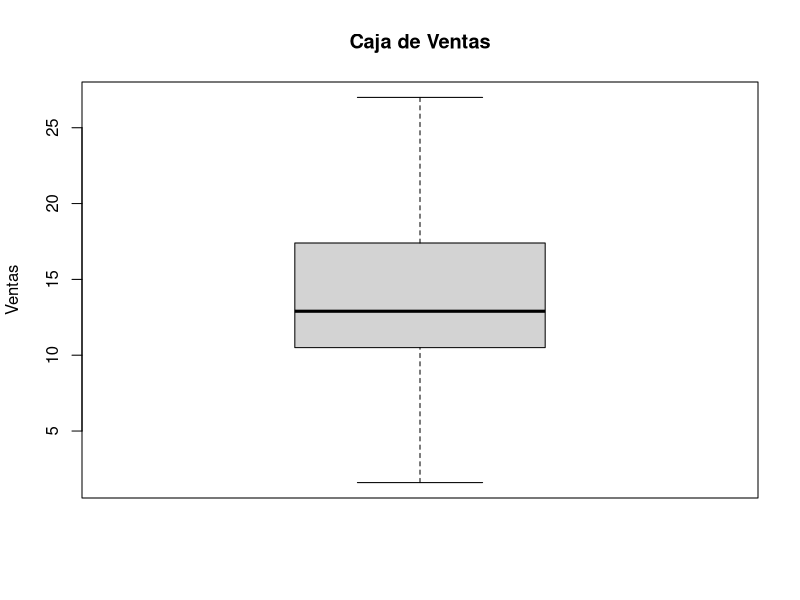

Generate this figure with R: (Note: this script raises an error after producing the figure.)
# Proyecto Final.
# Estudiantes:
# Miguel Colorado 14-10237
# Jose Barrera    15-10123
# Carlos Sivira   15-11377

####################################################################
#Cargando el archivo del proyecto
sales_pre = read.table("datosproy.txt", header = TRUE)
####################################################################
#Limpiando la data
sales = sales_pre[-c(23,67,122),]
####################################################################
#Pregunta 1
sales
summary(sales)

(149 + 30.5 + 23.3 + 467.6 + 1499.7)

((149 *100) / 2170.1)
((30.5 *100) / 2170.1)
((23.3 *100) / 2170.1)
((47.6 *100) / 2170.1)
((1499.7 *100) / 2170.1)

(((149 *100) / 2170.1) + 
                ((30.5 *100) / 2170.1) + 
                ((23.3 *100) / 2170.1) + 
                ((47.6 *100) / 2170.1) + 
                ((1499.7 *100) / 2170.1))

# Ventas
ventas = sales$ventas
summary(ventas)
sd(ventas)
boxplot(ventas,main="Caja de Ventas",ylab="Ventas")

# Facebook
facebook = sales$facebook
summary(facebook)
sd(facebook)    
boxplot(facebook,main="Caja de Facebook",ylab="Facebook")

# Periodico
periodico = sales$periodico
summary(periodico)
sd(periodico)
boxplot(periodico,main="Caja de Periodico",ylab="Periodico")

# Instagram
instagram = sales$instagram
summary(instagram)
sd(instagram)
boxplot(instagram,main="Caja de Instagram",ylab="Instagram")

# Tv
tv = sales$tv
summary(tv)
sd(tv)
boxplot(tv,main="Caja de Tv",ylab="Tv")

# Ebay
ebay = sales$ebay
summary(ebay)
sd(ebay)
boxplot(ebay,main="Caja de Ebay",ylab="Ebay")

# Region
Region = sales$Region
summary(Region)
sd(Region)
boxplot(Region,main="Caja de Region",ylab="Region")

#Desviaciones estandar
sd = c(sd(ventas), sd(facebook), sd(periodico), sd(instagram), sd(tv), sd(ebay), sd(Region));
sd
#Medias
mn = c(mean(ventas), mean(facebook), mean(periodico), mean(instagram), mean(tv), mean(ebay), mean(Region));
mn
#Coeficientes de variacion
cof = sd / mn
cof

s = summary(sales)
#Se calcula la desviacion estandar para cada una de las variables
sd = c(format(round(sd(E6), 2), nsmall = 2),
       format(round(sd(E5), 2), nsmall = 2),
       format(round(sd(E4), 2), nsmall = 2),
       format(round(sd(E3), 2), nsmall = 2),
       format(round(sd(E2), 2), nsmall = 2),
       format(round(sd(E1), 2), nsmall = 2),
       format(round(sd(Y), 2), nsmall = 2))
#Se genera la matris que contiene el resultado de summary y la desviacion estandar
matrix = rbind(s,sd)

fac = c(replicate(197,"v"), 
        replicate(197,"f"), 
        replicate(197,"p"), 
        replicate(197,"i"), 
        replicate(197,"t"), 
        replicate(197,"e"), 
        replicate(197,"r"))
#Generacion del factor para la grafica
fact = factor(fac)
dat = c(ventas, facebook, periodico, instagram, tv, ebay, Region)

#Es generada la grafica de todas las variables
#grid(nx=10, ny=NA)
#par(new=TRUE)
boxplot(dat~fact,main="Caja de calificaciones",ylab="Resultados", xlab = "Examenes")

# Histogramas
hist(ventas,main="Histograma de Ventas",ylab="Frecuencia",xlab="Ventas")
hist(facebook,main="Histograma de Facebook",ylab="Frecuencia",xlab="Facebook")
hist(periodico,main="Histograma de Periodico",ylab="Frecuencia",xlab="Periodico")
hist(instagram,main="Histograma de Instagram",ylab="Frecuencia",xlab="Instagram")
hist(tv,main="Histograma de Tv",ylab="Frecuencia",xlab="Tv")
hist(ebay,main="Histograma de Ebay",ylab="Frecuencia",xlab="Ebay")
hist(Region,main="Histograma de Region",ylab="Frecuencia",xlab="Region")

# Matriz de Correlacion
variables_cuant = sales[1:7]
sales.cor = cor(variables_cuant)
corrplot(datos.cor)

####################################################################
#Pregunta 2

#Calculo del intervalo de confianza para la media de ventas en la region 1
sales_per_region = sales$ventas[sales$Region == 1]
t.test(sales_per_region, conf.level = 0.95)$conf.int

#Calculo del intervalo de confianza para la media de ventas en la region 2
sales_per_region = sales$ventas[sales$Region == 2]
t.test(sales_per_region, conf.level = 0.95)$conf.int

#Calculo del intervalo de confianza para la media de ventas en la region 3
sales_per_region = sales$ventas[sales$Region == 3]
t.test(sales_per_region, conf.level = 0.95)$conf.int

#Calculo del intervalo de confianza para la media de ventas en la region 4
sales_per_region = sales$ventas[sales$Region == 4]
t.test(sales_per_region, conf.level = 0.95)$conf.int

####################################################################
#Pregunta 3
# Encuentre el modelo de regresion simple que mejor se ajuste a
# los datos; realice las pruebas estadisticas que considere conveniente
# para justificar su respuesta, incluyendo un analisis de residuales.

#Facebook
ml1 = lm(sales$ventas ~ sales$facebook)
plot(sales$facebook, sales$ventas, main = "Ventas en función de la publicidad en Facebook", xlab = "Publicidad en Facebook", ylab = "Ventas")
abline(ml1)
summary(ml1)
plot(ml1, main = "Modelo 2.1")

#Periodico
ml2 = lm(sales$ventas ~ sales$periodico)
plot(sales$periodico, sales$ventas, main = "Ventas en función de la publicidad en Periodico", xlab = "Publicidad en Periodico", ylab = "Ventas")
abline(ml2)
summary(ml2)
plot(ml2, main = "Modelo 2.2")

#Instagram
ml3 = lm(sales$ventas ~ sales$instagram)
plot(sales$instagram, sales$ventas, main = "Ventas en función de la publicidad en Instagram", xlab = "Publicidad en Instagram", ylab = "Ventas")
abline(ml3)
summary(ml3)
plot(ml3, main = "Modelo 2.3")

#Tv
ml4 = lm(sales$ventas ~ sales$tv)
plot(sales$tv, sales$ventas, main = "Ventas en función de la publicidad en TV", xlab = "Publicidad en Television", ylab = "Ventas")
abline(ml4)
summary(ml4)
plot(ml4, main = "Modelo 2.4")

#Ebay
ml5 = lm(sales$ventas ~ sales$ebay)
plot(sales$ebay, sales$ventas, main = "Ventas en función de la publicidad en Ebay", xlab = "Publicidad en Ebay", ylab = "Ventas")
abline(ml5)
summary(ml5)
plot(ml5, main = "Modelo 2.5")

#Region
ml6 = lm(sales$ventas ~ sales$Region)
plot(sales$Region, sales$ventas, main = "Ventas en función de la Region", xlab = "Publicidad en FB", ylab = "Ventas")
abline(ml6)
summary(ml6)
plot(ml6, main = "Modelo 2.6")
####################################################################
#Pregunta 4
mlm1 = lm(sales$ventas ~ sales$facebook + sales$periodico + sales$instagram + sales$tv + sales$ebay + sales$Region)
summary(mlm1)
#plot(mlm1, main = "Modelo multiple 1")

mlm2 = lm(sales$ventas ~ sales$facebook + sales$instagram + sales$tv + sales$ebay + sales$Region)
summary(mlm2)
#plot(mlm2, main = "Modelo multiple 2")

mlm3 = lm(sales$ventas ~ sales$facebook + sales$instagram + sales$tv + sales$Region)
summary(mlm3)
#plot(mlm3, main = "Modelo multiple 3")

mlm4 = lm(sales$ventas ~ sales$facebook + sales$instagram + sales$Region)
summary(mlm4)
#plot(mlm4, main = "Modelo multiple 4")

#Mejor modelo consiguido. Presenta problemas en la normalidad de los residuales con datos atipicos
mlm5 = lm(sales$ventas ~ sales$facebook + sales$instagram)
summary(mlm5)
predict(mlm5,sales,interval = "prediction")
plot(mlm5, main = "Modelo multiple Y~facebook + instagram")
boxplot(rstandard(mlm5), main = "Caja de residuales", ylab = "Residuales")
hist(rstandard(mlm5), main="Histograma de residuales",ylab="Frecuencia",xlab="Rango")

#Se eliminan los valores de la tabla que afectan la normalidad de los residuales
sales_mod = sales[-c(128, 124, 56, 6, 77, 3, 74, 25, 186, 176, 171, 167, 164, 156, 129, 130, 101, 35, 80, 163, 133),]

#Esta modificacion del modelo anterior mejora el modelo a costa de aliminar datos de la tabla
#Se aprecia que los residuales se encuentran bien distribuidos de forma normal.
mlm6 = lm(sales_mod$ventas ~ sales_mod$facebook + sales_mod$instagram)
summary(mlm6)
predict(mlm6,sales_mod,interval = "prediction")
plot(mlm6, main = "Modelo multiple Y~facebook + instagram modificado")
boxplot(rstandard(mlm6), main = "Caja de residuales", ylab = "Residuales")
hist(rstandard(mlm6), main="Histograma de residuales",ylab="Frecuencia",xlab="Rango")

####################################################################
#Pregunta 5

#Se obtienen las ventas de la primera region
sales_per_region = sales$ventas[sales$Region == 1]
qqnorm(sales_per_region)
qqline(sales_per_region)
#Se define la hipotesis nula como m0 igual a 150
m0 = 150
#La hipotesis alternativa sera que m0 es mayor a 150

#Se obtiene el tama?o de la muestra (grande 49>30)
n = length(sales_per_region)
#Se obtiene la media de la muestra
sample_mean = mean(sales_per_region)
#Se obtiene la media de la muestra
standard_deviation = sd(sales_per_region)

#Se calcula el estadistico Z por tratarse de una muestra grande
z = ((sample_mean - m0) / (standard_deviation / sqrt(n)))
z
#Se obtiene el p-valor asociado a Z
p_value = pnorm(z, lower.tail=FALSE)
p_value

#Se realiza el estudio de las las hipotesis propuestas
t.test(sales_per_region, alternative = "greater", mu = 150, conf.level = 0.95)
####################################################################
#Pregunta 6
# Para el modelo de regresión lineal simple obtenido en el
# inciso 3, realice la predicción correspondiente para 5 ventas
# que se anexan a la muestra, los datos se presentan en el Cuadro 1.
# Grafique los intervalos de predicción y de confianza
# respectivamente. Realice el análisis respectivo.

# El mejor modelo fue modeloFacebook o ml1, entonces se utilizara este
# para predecir las ventas.
modeloFacebook = lm(ventas~facebook)

nuevosPresupuestos = data.frame(facebook=c(300, 320, 338, 350, 400))

# Se grafica el modelo y las bandas de confianza/predicción
plot(facebook, ventas, main="Intervalos para el modelo ventas~facebook", xlab = "Presupuesto asignado a Facebook")
abline(modeloFacebook)

# Predicción para el nuevo presupuesto asignado a publicidad
(predict(modeloFacebook, nuevosPresupuestos, interval = 'predict'))

# Se generan puntos para las bandas
sequence = data.frame(facebook = seq(0, 300, 1))

# Intervalo de predicción
predicFacebook = predict(modeloFacebook, sequence, interval = "prediction")
lines(sequence$facebook, predicFacebook[,2], lty = 2, col = "red")
lines(sequence$facebook, predicFacebook[,3], lty = 2, col = "red")

# Intervalo de confianza para el 95%
confFacebook = predict(modeloFacebook, sequence, interval = "confidence")
lines(sequence$facebook, confFacebook[,2], lty = 2, col = "blue")
lines(sequence$facebook, confFacebook[,3], lty = 2, col = "blue")

# Se agrega una leyenda
legend("topleft", legend=c("Interv. Predicción", "Interv. Confianza para 95%"),
       col=c("red", "blue"), lty=2:2, cex=0.8)
####################################################################

#Pregunta 7
####################################################################
#Pregunta 8
####################################################################